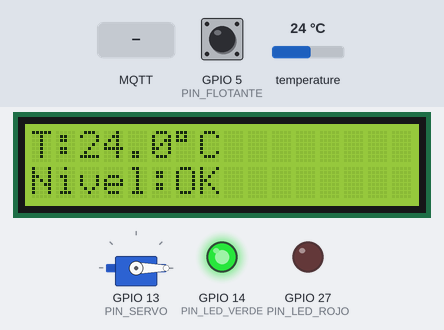
Simulated run of this sketch. Board: ESP32. On the bench: 16×2 character LCD, servo, output pins drawn as LEDs (lit = HIGH). The inputs (shaded band) are chosen by the test bench; at power-on: temperature 24 °C, GPIO 5 (PIN_FLOTANTE) HIGH. WiFi joins after 1.5 s; servers stay silent unless stated; no MQTT or app messages arrive unless stated; what the sketch prints to the serial monitor is not drawn.

Above: at 6.3 s.
6.4 s: temperature set to 29.4 °C
At 11.5 s:
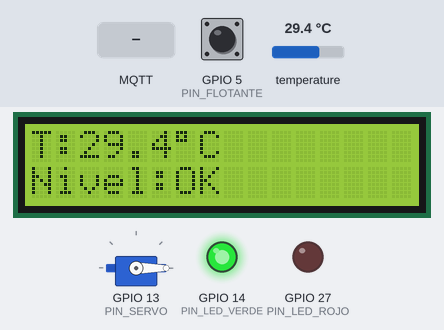
12.2 s: temperature set to 30.6 °C
At 16.5 s:
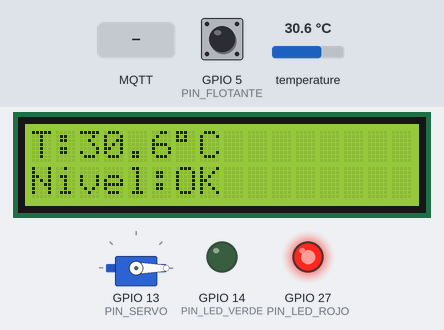
17.2 s: MQTT message "ABRIR" arrives on the first subscribed topic
At 17.9 s:
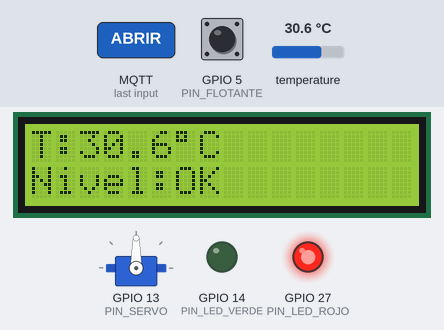
18.7 s: GPIO 5 (PIN_FLOTANTE) pulled LOW for 3.2 s
At 21.5 s:
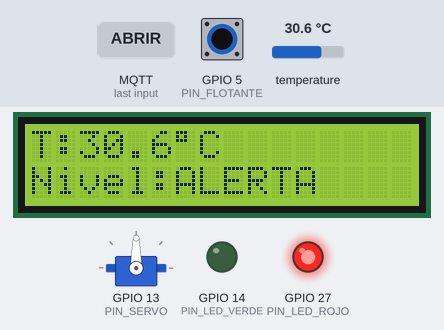
27.2 s: temperature set to 12 °C
At 31.6 s:
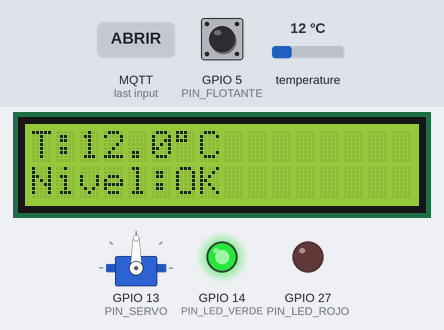
32.2 s: MQTT message "CERRAR" arrives on the first subscribed topic
At 32.9 s:
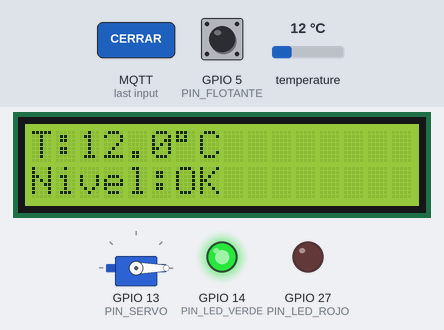
Timing chart, 0 to 34.7 s (numbered marks = the images above; inputs shaded):
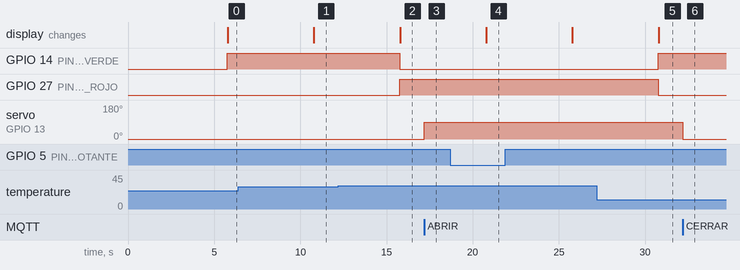

Measured:
- the behaviour switches between 30 and 30.1 °C on temperature (found by bisection; images 1 and 2)
- after the input at 6.4 s, the display: changes after 4.4 s (image 1)
- after the input at 12.2 s, GPIO 14 (PIN_LED_VERDE): HIGH → LOW after 3.6 s; GPIO 27 (PIN_LED_ROJO): LOW → HIGH after 3.6 s; the display: changes after 3.6 s (image 2)
- after the input at 17.2 s, servo on GPIO 13 (PIN_SERVO): 0° → 90° at once
- after the input at 18.7 s, the display: changes after 2.1 s (image 4)
- after the input at 27.2 s, GPIO 14 (PIN_LED_VERDE): LOW → HIGH after 3.6 s; GPIO 27 (PIN_LED_ROJO): HIGH → LOW after 3.6 s; the display: changes after 3.6 s (image 5)
- after the input at 32.2 s, servo on GPIO 13 (PIN_SERVO): 90° → 0° at once

The sketch:

nodo_sensor_actuador.ino
```cpp
/*
  Nodo Sensor/Actuador - DCSH01 Evaluación Sumativa 3
  Grupo: SHJPC

  Publica temperatura, nivel y estado por MQTT.
  Se suscribe a comando de servo (activación desde Flask).
*/

#include <WiFi.h>
#include <PubSubClient.h>
#include <OneWire.h>
#include <DallasTemperature.h>
#include <Wire.h>
#include <LiquidCrystal_I2C.h>
#include <ESP32Servo.h>

// ---------- WiFi ----------
const char* ssid = "Pablo";
const char* password = "&369852147&";

// ---------- MQTT ----------
const char* mqtt_server = "broker.hivemq.com";
const int mqtt_port = 1883;
const char* mqtt_client_id = "SHJPC_nodo1";

// Topics
const char* TOPIC_TEMPERATURA = "dcsh01/SHJPC/nodo1/temperatura";
const char* TOPIC_NIVEL       = "dcsh01/SHJPC/nodo1/nivel";
const char* TOPIC_ESTADO      = "dcsh01/SHJPC/nodo1/estado";
const char* TOPIC_SERVO_CMD   = "dcsh01/SHJPC/servo/comando";

// ---------- Pines ----------
#define PIN_DS18B20   4
#define PIN_FLOTANTE  5
#define PIN_SDA       21
#define PIN_SCL       22
#define PIN_SERVO     13
#define PIN_LED_VERDE 14
#define PIN_LED_ROJO  27

// ---------- Objetos ----------
WiFiClient espClient;
PubSubClient client(espClient);

OneWire oneWire(PIN_DS18B20);
DallasTemperature sensores(&oneWire);
LiquidCrystal_I2C lcd(0x27, 16, 2);
Servo servo;

unsigned long ultimaPublicacion = 0;
const unsigned long INTERVALO_PUBLICACION = 5000; // 5 segundos

// ---------- WiFi ----------
void conectarWiFi() {
  Serial.print("Conectando a WiFi");
  WiFi.begin(ssid, password);
  while (WiFi.status() != WL_CONNECTED) {
    delay(500);
    Serial.print(".");
  }
  Serial.println();
  Serial.print("Conectado. IP: ");
  Serial.println(WiFi.localIP());
}

// ---------- Callback MQTT (comandos entrantes) ----------
void callback(char* topic, byte* payload, unsigned int length) {
  String mensaje;
  for (unsigned int i = 0; i < length; i++) {
    mensaje += (char)payload[i];
  }
  Serial.print("Mensaje recibido en [");
  Serial.print(topic);
  Serial.print("]: ");
  Serial.println(mensaje);

  if (String(topic) == TOPIC_SERVO_CMD) {
    if (mensaje == "ABRIR") {
      servo.write(90);
    } else if (mensaje == "CERRAR") {
      servo.write(0);
    }
  }
}

// ---------- Reconexión MQTT ----------
void reconectarMQTT() {
  while (!client.connected()) {
    Serial.print("Conectando a MQTT...");
    if (client.connect(mqtt_client_id)) {
      Serial.println(" conectado");
      client.subscribe(TOPIC_SERVO_CMD);
    } else {
      Serial.print(" fallo, rc=");
      Serial.print(client.state());
      Serial.println(" reintentando en 2s");
      delay(2000);
    }
  }
}

void setup() {
  Serial.begin(115200);

  sensores.begin();
  pinMode(PIN_FLOTANTE, INPUT_PULLUP);
  pinMode(PIN_LED_VERDE, OUTPUT);
  pinMode(PIN_LED_ROJO, OUTPUT);

  Wire.begin(PIN_SDA, PIN_SCL);
  lcd.init();
  lcd.backlight();
  lcd.setCursor(0, 0);
  lcd.print("Iniciando...");

  servo.attach(PIN_SERVO);
  servo.write(0);

  conectarWiFi();
  client.setServer(mqtt_server, mqtt_port);
  client.setCallback(callback);
}

void loop() {
  if (!client.connected()) {
    reconectarMQTT();
  }
  client.loop();

  unsigned long ahora = millis();
  if (ahora - ultimaPublicacion >= INTERVALO_PUBLICACION) {
    ultimaPublicacion = ahora;

    // ---- Leer sensores ----
    sensores.requestTemperatures();
    float temperatura = sensores.getTempCByIndex(0);
    bool flotanteActivado = (digitalRead(PIN_FLOTANTE) == LOW);
    bool alerta = flotanteActivado || temperatura > 30.0 || temperatura < 0.0;

    // ---- Actuar sobre LEDs ----
    digitalWrite(PIN_LED_VERDE, alerta ? LOW : HIGH);
    digitalWrite(PIN_LED_ROJO, alerta ? HIGH : LOW);

    // ---- Publicar por MQTT ----
    char bufferTemp[10];
    dtostrf(temperatura, 4, 1, bufferTemp);
    client.publish(TOPIC_TEMPERATURA, bufferTemp);
    client.publish(TOPIC_NIVEL, flotanteActivado ? "CRITICO" : "OK");
    client.publish(TOPIC_ESTADO, alerta ? "ALERTA" : "NORMAL");

    // ---- Mostrar en LCD ----
    lcd.setCursor(0, 0);
    lcd.print("T:");
    lcd.print(temperatura, 1);
    lcd.print((char)223);
    lcd.print("C     ");
    lcd.setCursor(0, 1);
    lcd.print("Nivel:");
    lcd.print(flotanteActivado ? "ALERTA" : "OK    ");

    Serial.print("Publicado -> Temp: ");
    Serial.print(temperatura);
    Serial.print(" | Nivel: ");
    Serial.print(flotanteActivado ? "CRITICO" : "OK");
    Serial.print(" | Estado: ");
    Serial.println(alerta ? "ALERTA" : "NORMAL");
  }
}
```
